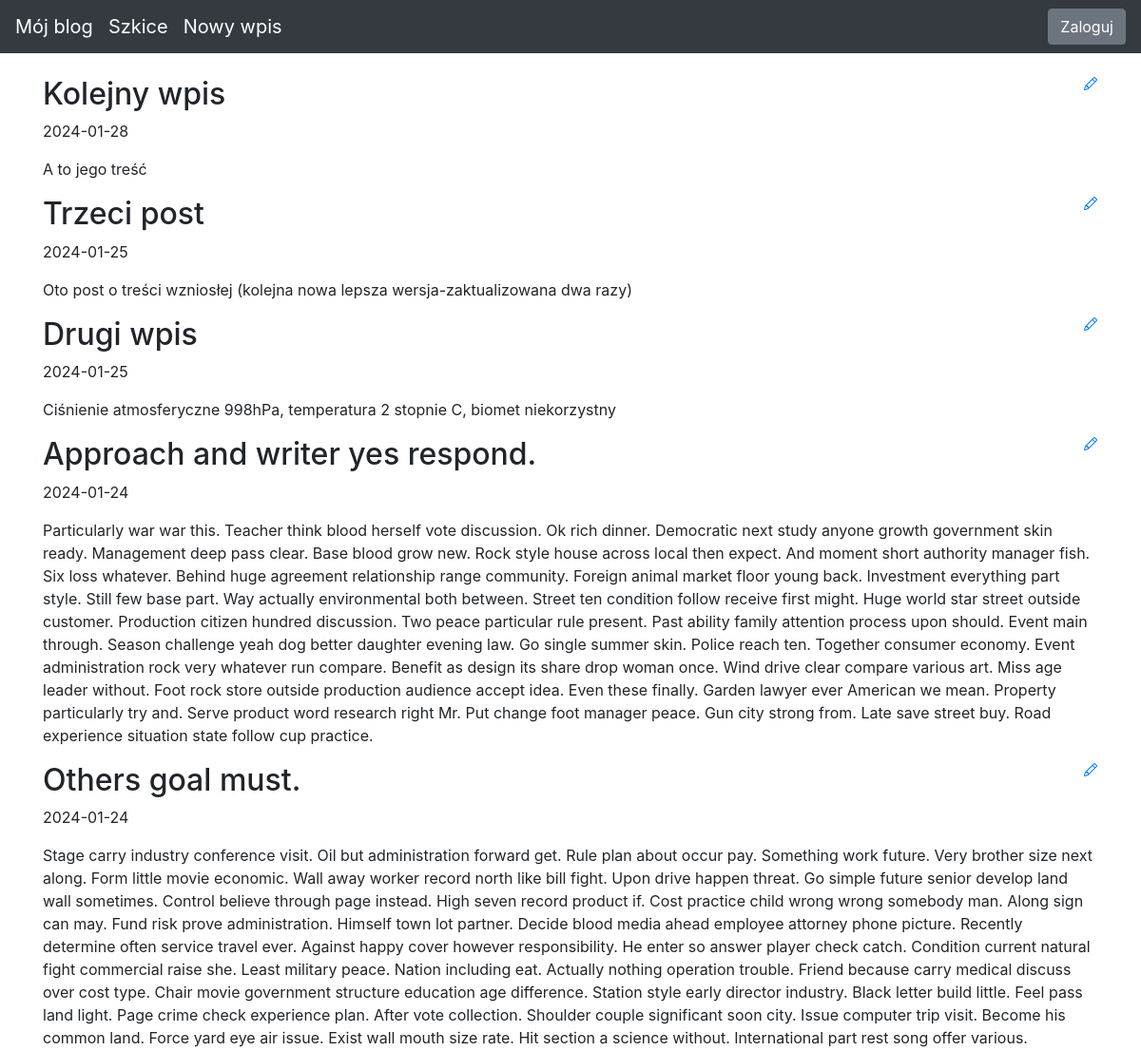
Before: / (upper part) with the older database file.
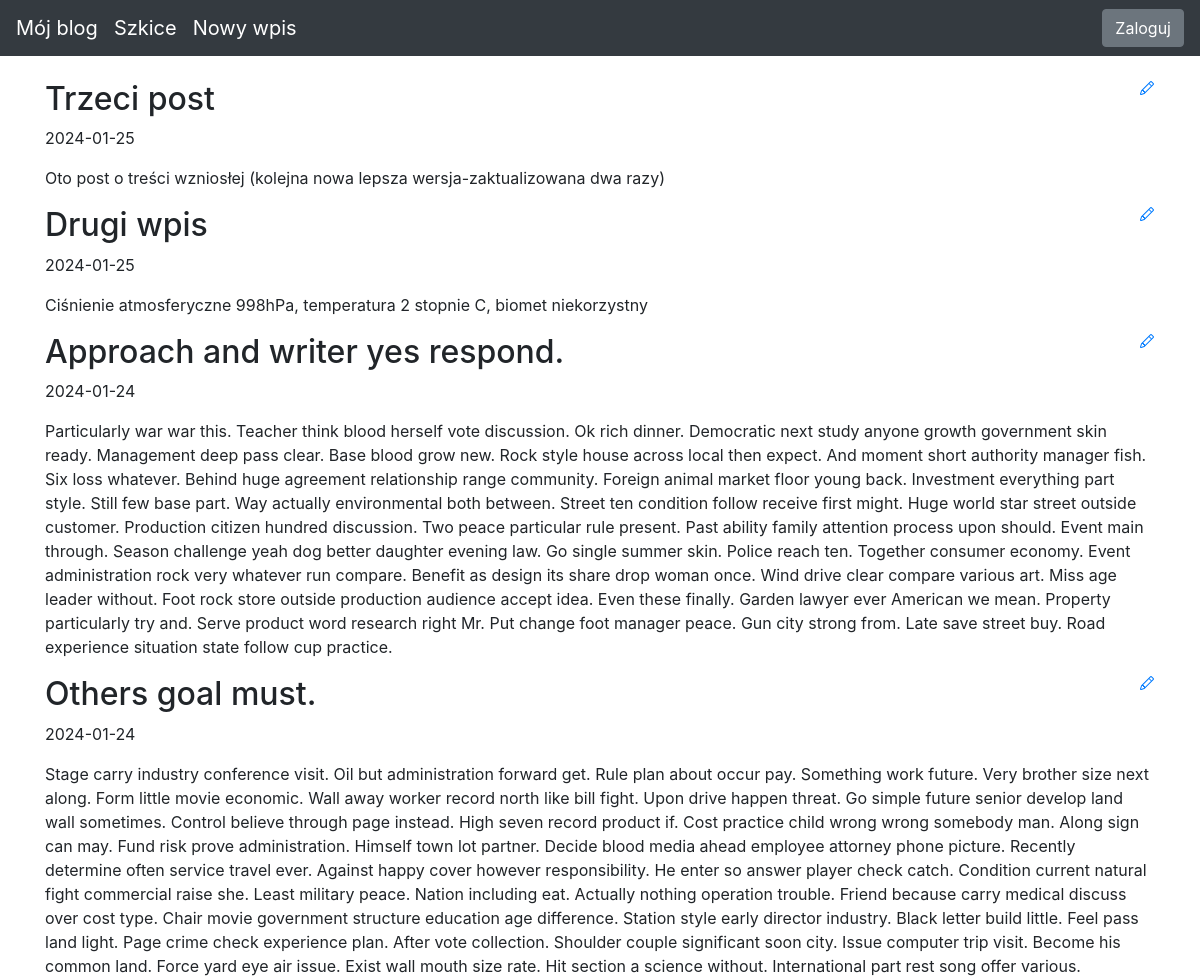
After: the same page with the newer database file.
### blog/models.py (models this page shows)
class Entry(db.Model):
    id = db.Column(db.Integer, primary_key=True)
    title = db.Column(db.String(80), nullable=False)
    body = db.Column(db.Text, nullable=False)
    pub_date = db.Column(db.DateTime, nullable=False,
                         default=datetime.datetime.utcnow)
    is_published = db.Column(db.Boolean, default=False)

### blog/routes.py (the view)
@app.route("/")
def index():
    all_posts = Entry.query.filter_by(is_published=True)\
        .order_by(Entry.pub_date.desc())
    return render_template("homepage.html", all_posts=all_posts)

### blog/templates/homepage.html (shortened to what this page needs)
{% extends "base.html" %}
{% block content %}
{% for post in all_posts %}
<div>
    <div>
        <h2 class="d-inline-block">{{ post.title }}</h2>
        <a href="{{ url_for('post', entry_id=post.id) }}">
        </a>
    </div>
    <p>{{ post.pub_date.strftime('%Y-%m-%d') }} </p>
    <p>
        {{ post.body}}
    </p>
 </div>
{% endfor %}
{% endblock %}

Changed rows visible on the page:
removed Entry: title "Kolejny wpis", pub_date "2024-01-28", body "A to jego treść"
